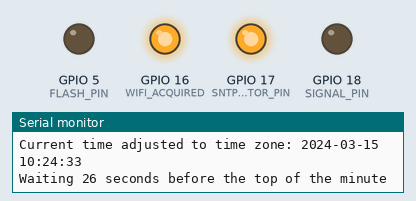
The sketch below on a simulated ESP32. Shown: output pins drawn as LEDs (lit = HIGH), the last lines printed to the serial monitor. WiFi joins after 1.5 s; servers stay silent unless stated; the local clock reads 2024-03-15 10:24:30 at power-on unless the sketch sets it.

Above: at 29.55 s.
At 67.45 s:
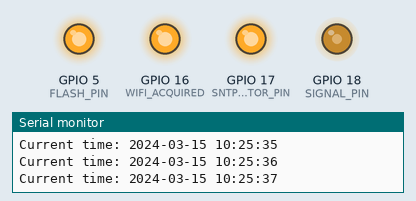
Timing chart, 0 to 73.2 s (numbered marks = the images above):
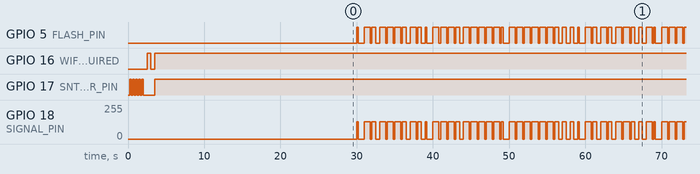

The sketch:

time_server_arduino.ino
```cpp
#include <WiFi.h>
#include <time.h>

#include "esp_sntp.h"
#include "time-services.h"
#include "esp32-hal-cpu.h"


// Wi-Fi configuration
const char* ssid = "Roorda";
const char* password = "comcast1";

// Time server
const char* NTP = "pool.ntp.org";

// Service to be used
const time_service service = JJY;

// Pin to be used for PWM
const int FLASH_PIN = 5;
const int SIGNAL_PIN = 18;
const int SNTP_ACQUIRED_INDICATOR_PIN = 17;
const int WIFI_ACQUIRED = 16;

// Frequency to transmit
const int frequency = 40000;
const int resolution = 8;

void setup(void) {
    Serial.begin(115200);

    pinMode(FLASH_PIN, OUTPUT);
    pinMode(SNTP_ACQUIRED_INDICATOR_PIN, OUTPUT);
    pinMode(WIFI_ACQUIRED, OUTPUT);

    digitalWrite(FLASH_PIN, LOW);
    digitalWrite(SNTP_ACQUIRED_INDICATOR_PIN, LOW);
    digitalWrite(WIFI_ACQUIRED, LOW);


    int i = 0;

    while(i<5){
        delay(200);
        digitalWrite(SNTP_ACQUIRED_INDICATOR_PIN, HIGH);
        Serial.write("initializing!\n");
        delay(200);
        digitalWrite(SNTP_ACQUIRED_INDICATOR_PIN, LOW);
        i++;
    }

    if (!ledcAttach(SIGNAL_PIN, frequency, resolution)) {
        Serial.println("Attaching signal pin failed!");
    }
    Serial.println("starting WiFi");
    WiFi.begin(ssid, password);
    Serial.println("Wifi started successfully");

    while (WiFi.status() != WL_CONNECTED) {
        delay(500);
        Serial.print("No connection\n");
        int status = digitalRead(WIFI_ACQUIRED);
        digitalWrite(WIFI_ACQUIRED, !status);
    }
    digitalWrite(WIFI_ACQUIRED, HIGH);

    Serial.println("Connected!\n");


    // Get time from NTP
    int SNTP_sync_count = 0;
    configTime(0, 0, NTP);

    // Wait until sync is fully complete
    while (sntp_get_sync_status() != SNTP_SYNC_STATUS_COMPLETED) {
        Serial.println("Waiting for SNTP time sync...");
        delay(500);
        int status = digitalRead(SNTP_ACQUIRED_INDICATOR_PIN);
        digitalWrite(SNTP_ACQUIRED_INDICATOR_PIN, !status);
        SNTP_sync_count++;
        if(SNTP_sync_count>=60){
            Serial.println("ESP RESTART!");
            ESP.restart();
        }
    }
    digitalWrite(SNTP_ACQUIRED_INDICATOR_PIN, HIGH);

    struct tm timeinfo;

    getLocalTime(&timeinfo);

    setenv("TZ", "EST5EDT,M3.2.0/2,M11.1.0/2", 1);
    tzset();

    Serial.println(&timeinfo, "Current time adjusted to time zone: %Y-%m-%d %H:%M:%S\n");

    timeval tv;
    gettimeofday(&tv, NULL);


    int wait_time = 60 - (tv.tv_sec%60) - 1;

    String to_print = "Waiting "+ String(wait_time)+" seconds before the top of the minute";
    Serial.println(to_print);
    delay(wait_time*1000);

}

void loop() {
    struct tm timeinfo;
    timeval tv;
    int64_t wait_us;
    getLocalTime(&timeinfo);
    gettimeofday(&tv, NULL);


    // Get the start of the minute in UNIX time (using this for convenience since time_services.cpp uses the time_t as opposed to tv_sec)
    time_t unix_time = time(NULL);
    time_t minute_start = unix_time - unix_time % 60 + 60 ;

    // Prepare the minute in accordance to JJY bits
    uint64_t minute_bits = prepareMinute(service, minute_start);

    for (int second = 0; second < 60; second++) {
        int modulation = getModulationForSecond(service, minute_bits, second);

        // Wait till the start of the second
        gettimeofday(&tv, NULL);
        wait_us = 1000000 - tv.tv_usec % 1000000;
        delayMicroseconds(wait_us);

        if (service == JJY) {
            // transmit the PWM at 50% duty cycle
            ledcWrite(SIGNAL_PIN, 128);

            // Turn on indicator light
            digitalWrite(FLASH_PIN, HIGH);

            // output time at beginning of transmission
            getLocalTime(&timeinfo);
            Serial.println(&timeinfo, "Current time: %Y-%m-%d %H:%M:%S\n");
        }

        // modulation is presumabley in milliseconds
        delayMicroseconds(modulation * 1000);

        digitalWrite(FLASH_PIN, LOW);
        ledcWrite(SIGNAL_PIN, 0);
    }

    minute_start+=60;
}
```

time-services.cpp
```cpp
// (licence header left out)
#include "time-services.h"

// Similar to WWVB, JJY uses BCD, but usually has a zero bit between the digits.
// So let's call it 'padded' BCD.
static uint64_t to_padded5_bcd(int n)
	{
	return (((n / 100) % 10) << 10) | (((n / 10) % 10) << 5) | (n % 10);
	}

// Regular BCD for the year encoding.
static uint64_t to_bcd(int n)
	{
	return (((n / 100) % 10) << 8) | (((n / 10) % 10) << 4) | (n % 10);
	}

static uint64_t parity(uint64_t d, uint8_t from, uint8_t to_including)
	{
	uint8_t result = 0;
	for (int bit = from; bit <= to_including; ++bit)
		{
		if (d & (1LL << bit)) result++;
		}
	return result & 0x1;
	}

static uint64_t is_leap_year(int year)
	{
	return year % 4 == 0 && (year % 100 != 0 || year % 400 == 0);
	}

uint64_t prepareMinute(enum time_service service, time_t t)
	{
	struct tm breakdown, tomorrow;
	time_t tomorrow_t;
	uint64_t	time_bits = 0,  // All the unused bits are zero.
				a_bits = 0,		// MSF
				b_bits = 0;		// MSF

	switch(service)
		{
		case JJY:
			// The JJY format uses Bit-Bigendianess, so we'll start with the first
			// bit left in our integer in bit 59.
			localtime_r(&t, &breakdown);  // If in JP, this is Japan Standard Time
			time_bits |= to_padded5_bcd(breakdown.tm_min) << (59 - 8);
			time_bits |= to_padded5_bcd(breakdown.tm_hour) << (59 - 18);
			time_bits |= to_padded5_bcd(breakdown.tm_yday + 1) << (59 - 33);
			time_bits |= to_bcd(breakdown.tm_year % 100) << (59 - 48);
			time_bits |= to_bcd(breakdown.tm_wday) << (59 - 52);

			time_bits |= parity(time_bits, 59-18, 59-12) << (59 - 36);  // PA1
			time_bits |= parity(time_bits, 59-8, 59-1) << (59 - 37);    // PA2

			// There is a different 'service announcement' encoding in minute 15 and 45,
			// but let's just ignore that for now. Consumer clocks probably don't care.
			break;

		case DCF77:
			t += 60;  // We're sending the _upcoming_ minute.
			localtime_r(&t, &breakdown);
			// Little endian bits. So we store big-endian bits and start transmitting from bit 0
			time_bits |= (breakdown.tm_isdst ? 1 : 0) << 17;
			time_bits |= (breakdown.tm_isdst ? 0 : 1) << 18;
			time_bits |= (1<<20);  // start time bit.
			time_bits |= to_bcd(breakdown.tm_min)  << 21;
			time_bits |= to_bcd(breakdown.tm_hour) << 29;
			time_bits |= to_bcd(breakdown.tm_mday) << 36;
			time_bits |= to_bcd(breakdown.tm_wday ? breakdown.tm_wday : 7) << 42;
			time_bits |= to_bcd(breakdown.tm_mon + 1) << 45;
			time_bits |= to_bcd(breakdown.tm_year % 100) << 50;

			time_bits |= parity(time_bits, 21, 27) << 28;
			time_bits |= parity(time_bits, 29, 34) << 35;
			time_bits |= parity(time_bits, 36, 57) << 58;
			break;

		case WWVB:
			gmtime_r(&t, &breakdown);  // Time transmission is always in UTC.
			// The WWVB format uses Bit-Bigendianess, so we'll start with the first
			// bit left in our integer in bit 59.
			time_bits |= to_padded5_bcd(breakdown.tm_min) << (59 - 8);
			time_bits |= to_padded5_bcd(breakdown.tm_hour) << (59 - 18);
			time_bits |= to_padded5_bcd(breakdown.tm_yday + 1) << (59 - 33);
			time_bits |= to_padded5_bcd(breakdown.tm_year % 100) << (59 - 53);
			time_bits |= is_leap_year(breakdown.tm_year + 1900) << (59 - 55);

			// Need local time for now and tomorrow to determine DST status.
			localtime_r(&t, &breakdown);
			tomorrow_t = t + 86400;
			localtime_r(&tomorrow_t, &tomorrow);
			time_bits |= (tomorrow.tm_isdst ? 1 : 0) << (59 - 57);
			time_bits |= (breakdown.tm_isdst ? 1 : 0) << (59 - 58);
			break;

		case MSF:
			t += 60;  // We're sending the _upcoming_ minute.
			localtime_r(&t, &breakdown);  // Local time, e.g. British standard time.

			// The MSF format uses Bit-Bigendianess, so we'll start with the first
			// bit left in our integer in bit 59.

			a_bits |= to_bcd(breakdown.tm_year % 100) << (59 - 24);
			a_bits |= to_bcd(breakdown.tm_mon + 1) << (59 - 29);
			a_bits |= to_bcd(breakdown.tm_mday) << (59 - 35);
			a_bits |= to_bcd(breakdown.tm_wday) << (59 - 38);
			a_bits |= to_bcd(breakdown.tm_hour) << (59 - 44);
			a_bits |= to_bcd(breakdown.tm_min) << (59 - 51);

			// First couple of bits: DUT; not being set.
			// (59 - 53): summer time warning. Not set.
			b_bits |= (parity(a_bits, 59-24, 59-17)==0) << (59 - 54); // Year parity
			b_bits |= (parity(a_bits, 59-35, 59-25)==0) << (59 - 55); // Day parity
			b_bits |= (parity(a_bits, 59-38, 59-36)==0) << (59 - 56); // Weekday parity
			b_bits |= (parity(a_bits, 59-51, 59-39)==0) << (59 - 57); // Time parity
			b_bits |= breakdown.tm_isdst << (59 - 58);
			time_bits = a_bits | b_bits;
			break;

		default:
			fprintf(stderr,"Time service still not implemented.\n");
			exit(1);
		}

	return time_bits;
	}

int getModulationForSecond(enum time_service service,uint64_t time_bits,int sec)
	{
	bool bit;
	switch(service)
		{
		case JJY:
			if (sec == 0 || sec % 10 == 9 || sec > 59) return 200;
			bit = time_bits & (1LL << (59 - sec));
			return (bit ? 500 : 800);

		case DCF77:
			if (sec >= 59) return 0;
			bit = time_bits & (1LL << sec);
			return (bit ? 200 : 100);

		case WWVB:
			if (sec == 0 || sec % 10 == 9 || sec > 59) return 800;
			bit = time_bits & (1LL << (59 - sec));
			return (bit ? 500 : 200);

		case MSF:
			if (sec == 0) return 500;
			bit = time_bits & (1LL << (59 - sec));
			return 100+bit*100+((sec>52)&&(sec<59))*100;

		default:
		fprintf(stderr,"Time service still not implemented.\n");
		exit(1);
		}
	}
```

time-services.h
```cpp
// (licence header left out)
#include <stdint.h>
#include <stdlib.h>
#include <stdbool.h>
#include <time.h>
#include <stdio.h>

enum time_service {JJY, DCF77, WWVB, MSF};

uint64_t prepareMinute(enum time_service service, time_t t);

int getModulationForSecond(enum time_service service,uint64_t time_bits,int sec);
```

Measured:
- by itself, GPIO 5 (FLASH_PIN): moves between LOW and HIGH, repeating every 38.0 s
- by itself, GPIO 18 (SIGNAL_PIN): moves between 0/255 and 128/255, repeating every 38.0 s
